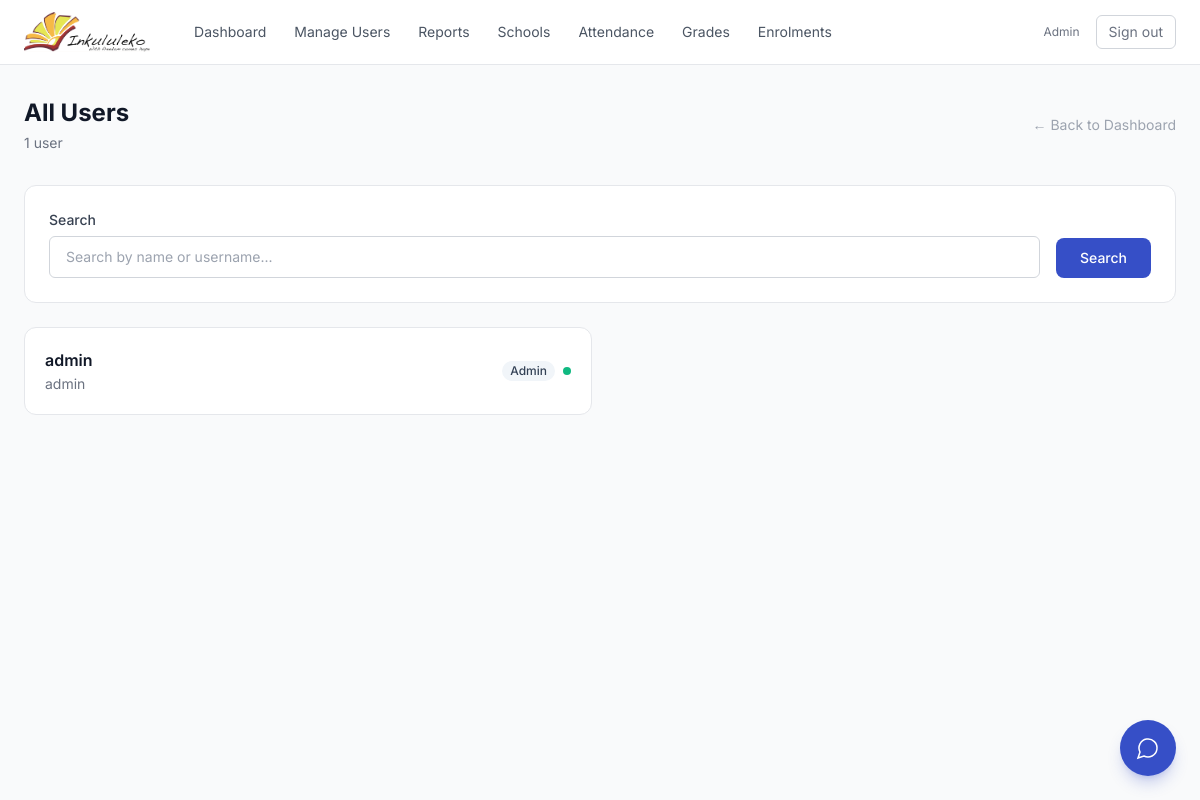
The app's page /users/list/ (signed in), older data.
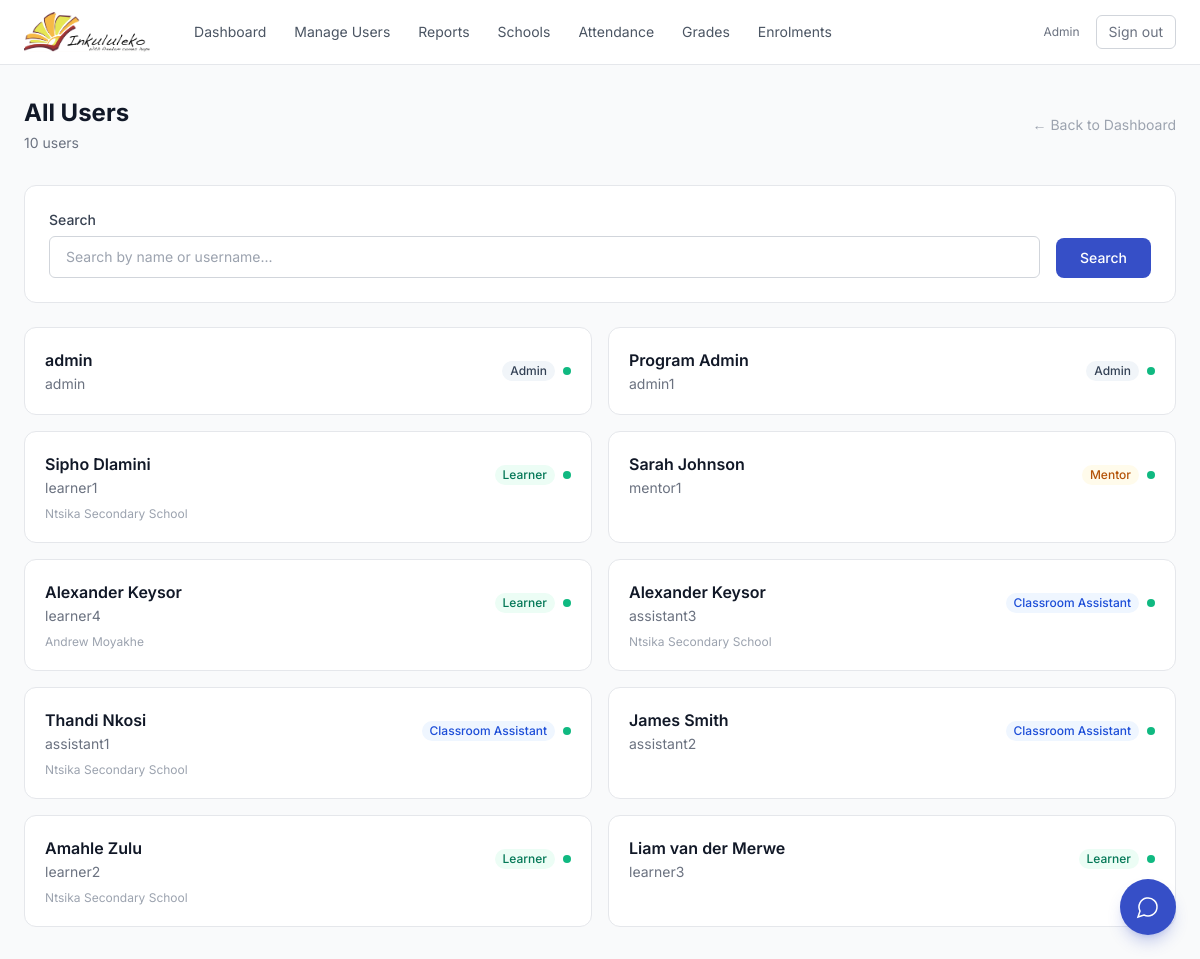
The same page, newer data.
### core/models.py (models this page shows, shortened)
class User(AbstractUser):
    class Role(models.TextChoices):
        ADMIN = 'admin', 'Admin'
        ASSISTANT = 'assistant', 'Classroom Assistant'
        LEARNER = 'learner', 'Learner'
        MENTOR = 'mentor', 'Mentor'
    role = models.CharField(
        max_length=20, choices=Role.choices, default=Role.LEARNER
    )
    school = models.ForeignKey(
        'School', on_delete=models.SET_NULL,
        null=True, blank=True, related_name='users'
    )
    display_id = models.CharField(max_length=10, unique=True, blank=True, default='')
    phone = models.CharField(max_length=20, blank=True)
    date_of_birth = models.DateField(null=True, blank=True)
    grade_level = models.CharField(max_length=20, blank=True)
    address = models.TextField(blank=True)
    parent_guardian_name = models.CharField(max_length=200, blank=True)
    parent_guardian_phone = models.CharField(max_length=20, blank=True)
    emergency_contact_name = models.CharField(max_length=200, blank=True)
    emergency_contact_phone = models.CharField(max_length=20, blank=True)
    subject_taught = models.CharField(max_length=100, blank=True)
    grade_levels_taught = models.CharField(max_length=100, blank=True)
    experience_years = models.PositiveIntegerField(null=True, blank=True)
    qualifications = models.TextField(blank=True)
    certifications = models.TextField(blank=True)
    specializations = models.TextField(blank=True)
    organization = models.CharField(max_length=200, blank=True)
    focus_areas = models.CharField(max_length=200, blank=True)
    background = models.CharField(max_length=200, blank=True)
    availability = models.CharField(max_length=200, blank=True)

class School(models.Model):
    name = models.CharField(max_length=200)
    location = models.CharField(
        max_length=200, default='Makhanda, South Africa'
    )

### core/views.py (the view)
# urls.py: path('users/list/', views.user_list_view, name='user_list'),
@login_required
@role_required('admin')
def user_list_view(request):
    role_filter = request.GET.get('role', '')
    users = User.objects.all().order_by('last_name', 'first_name')
    labels = {
        'learner': 'Learners',
        'assistant': 'Classroom Assistants',
        'mentor': 'Mentors',
        'admin': 'Admins',
    }
    if role_filter in labels:
        users = users.filter(role=role_filter)
    search = request.GET.get('search', '').strip()
    if search:
        users = users.filter(
            models.Q(first_name__icontains=search) |
            models.Q(last_name__icontains=search) |
            models.Q(username__icontains=search)
        )
    label = labels.get(role_filter, 'All Users')
    return render(request, 'core/user_list.html', {
        'users': users,
        'label': label,
        'role_filter': role_filter,
        'search': search,
    })

### core/templates/core/user_list.html (shortened to what this page needs)
{% extends 'core/base.html' %}
{% block content %}
<div class="flex items-center justify-between mb-8">
    <div>
        <h1 class="text-2xl font-bold text-gray-900">{{ label }}</h1>
        <p class="text-gray-500 text-sm mt-1">
            {{ users|length }} user{{ users|length|pluralize }}
        </p>
    </div>
    <a href="{% url 'dashboard' %}"
       class="text-sm text-gray-400 hover:text-gray-600 transition-colors">
        ← Back to Dashboard
    </a>
</div>
<div class="bg-white rounded-xl border border-gray-200 p-6 mb-6">
    <form method="get" class="flex flex-wrap items-end gap-4">
        <div class="flex-1 min-w-[200px]">
            <label class="block text-sm font-medium text-gray-700 mb-1.5">
                Search
            </label>
            <input type="text" name="search" value="{{ search }}"
                   placeholder="Search by name or username..."
                   class="w-full px-4 py-2.5 border border-gray-300 rounded-md
                          text-sm focus:outline-none focus:ring-2
                          focus:ring-blue-500 focus:border-blue-500">
        </div>
        <button type="submit"
                class="bg-brand-600 hover:bg-brand-700 text-white px-6 py-2.5
                       rounded-lg text-sm font-medium transition-colors">
            Search
        </button>
    </form>
</div>
<div class="grid grid-cols-1 md:grid-cols-2 gap-4">
    {% for u in users %}
    <div onclick="openUserDetail({{ u.id }})"
         class="bg-white rounded-xl border border-gray-200 p-5
                hover:border-gray-300 hover:shadow-sm transition-all
                cursor-pointer group">
        <div class="flex items-center justify-between">
            <div>
                <p class="font-semibold text-gray-900 group-hover:text-brand-600
                          transition-colors">
                    {{ u.get_full_name|default:u.username }}
                </p>
                <p class="text-sm text-gray-500 mt-0.5">
                    {{ u.username }}
                </p>
            </div>
            <div class="flex items-center gap-2">
                <span class="inline-flex px-2 py-0.5 rounded-full text-xs
                             font-medium
                    {% if u.role == 'admin' %}
                        bg-slate-100 text-slate-700
                    {% elif u.role == 'assistant' %}
                        bg-blue-50 text-blue-700
                    {% elif u.role == 'learner' %}
                        bg-emerald-50 text-emerald-700
                    {% else %}
                        bg-amber-50 text-amber-700
                    {% endif %}">
                    {{ u.get_role_display }}
                </span>
                {% if u.is_active %}
                    <span class="inline-flex w-2 h-2 rounded-full
                                 bg-emerald-500"></span>
                {% else %}
                    <span class="inline-flex w-2 h-2 rounded-full
                                 bg-gray-300"></span>
                {% endif %}
            </div>
        </div>
        {% if u.school %}
        <p class="text-xs text-gray-400 mt-2">{{ u.school.name }}</p>
        {% endif %}
    </div>
    {% empty %}
    <div class="col-span-2 bg-white rounded-xl border border-gray-200
                px-6 py-12 text-center text-gray-400">
        No users found.
    </div>
    {% endfor %}
</div>
{% endblock %}

### core/templates/core/base.html (shortened to what this page needs)
{% load static %}
<!DOCTYPE html>
<html lang="en">
<head>
    <script src="https://cdn.tailwindcss.com"></script>
</head>
<body class="bg-gray-50 min-h-screen text-gray-800 antialiased">
    {% if user.is_authenticated %}
    <nav class="bg-white border-b border-gray-200 sticky top-0 z-40">
        <div class="max-w-7xl mx-auto px-6 h-16 flex items-center justify-between">
            <div class="flex items-center gap-8">
                <a href="{% url 'dashboard' %}" class="flex items-center">
                    <img src="{% static 'images/logo.png' %}" alt="Inkululeko" class="h-10">
                </a>
                <div class="hidden md:flex items-center gap-1 text-sm">
                    <a href="{% url 'dashboard' %}"
                       class="px-3 py-2 rounded-md text-gray-600
                              hover:text-gray-900 hover:bg-gray-100
                              transition-colors">
                        Dashboard
                    </a>
                    {% if user.role == 'admin' %}
                    <a href="{% url 'manage_users' %}"
                       class="px-3 py-2 rounded-md text-gray-600
                              hover:text-gray-900 hover:bg-gray-100
                              transition-colors">
                        Manage Users
                    </a>
                    <a href="{% url 'reports' %}"
                       class="px-3 py-2 rounded-md text-gray-600
                              hover:text-gray-900 hover:bg-gray-100
                              transition-colors">
                        Reports
                    </a>
                    <a href="{% url 'manage_schools' %}"
                       class="px-3 py-2 rounded-md text-gray-600
                              hover:text-gray-900 hover:bg-gray-100
                              transition-colors">
                        Schools
                    </a>
                    {% endif %}
                    {% if user.role == 'admin' or user.role == 'assistant' %}
                    <a href="{% url 'mark_attendance' %}"
                       class="px-3 py-2 rounded-md text-gray-600
                              hover:text-gray-900 hover:bg-gray-100
                              transition-colors">
                        Attendance
                    </a>
                    <a href="{% url 'record_grades' %}"
                       class="px-3 py-2 rounded-md text-gray-600
                              hover:text-gray-900 hover:bg-gray-100
                              transition-colors">
                        Grades
                    </a>
                    <a href="{% url 'manage_enrollments' %}"
                       class="px-3 py-2 rounded-md text-gray-600
                              hover:text-gray-900 hover:bg-gray-100
                              transition-colors">
                        Enrolments
                    </a>
                    {% endif %}
                </div>
            </div>
            <div class="flex items-center gap-4">
                <div class="text-right hidden sm:block">
                    <p class="text-xs text-gray-500">
                        {{ user.get_role_display }}
                    </p>
                </div>
                <a href="{% url 'logout' %}"
                   class="text-sm text-gray-500 hover:text-gray-700
                          px-3 py-1.5 border border-gray-300 rounded-md
                          hover:bg-gray-50 transition-colors">
                    Sign out
                </a>
            </div>
        </div>
    </nav>
    {% endif %}
    <main class="max-w-7xl mx-auto px-6 py-8">
        {% block content %}{% endblock %}
    </main>
    {% if user.is_authenticated %}
        {% include 'core/partials/_chatbot.html' %}
    {% endif %}
</body>
</html>

Row changes from the older to the newer data that the page shows:
added User: get_full_name "Program Admin", username "admin1", role "Admin", is_active True (drawn)
added User: get_full_name "Sipho Dlamini", username "learner1", role "Learner", is_active True (drawn), school.name "Ntsika Secondary School"
added User: get_full_name "Sarah Johnson", username "mentor1", role "Mentor", is_active True (drawn)
added User: get_full_name "Alexander Keysor", username "learner4", role "Learner", is_active True (drawn), school.name "Andrew Moyakhe"
added User: get_full_name "Alexander Keysor", username "assistant3", role "Classroom Assistant", is_active True (drawn), school.name "Ntsika Secondary School"
added User: get_full_name "Thandi Nkosi", username "assistant1", role "Classroom Assistant", is_active True (drawn), school.name "Ntsika Secondary School"
added User: get_full_name "James Smith", username "assistant2", role "Classroom Assistant", is_active True (drawn)
added User: get_full_name "Amahle Zulu", username "learner2", role "Learner", is_active True (drawn), school.name "Ntsika Secondary School"
added User: get_full_name "Liam van der Merwe", username "learner3", role "Learner", is_active True (drawn)
Text that changed along with them:
{{ users|length }}: "1" → "10"
